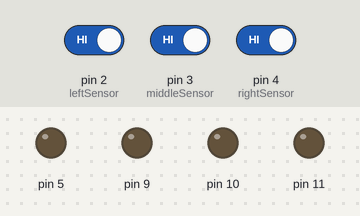
The sketch below on a simulated Arduino Uno, built with avr-gcc and run on an emulated ATmega328P. Shown: output pins drawn as LEDs (lit = HIGH). The inputs (shaded band) are chosen by the test bench; at power-on: pin 2 (leftSensor) HIGH, pin 3 (middleSensor) HIGH, pin 4 (rightSensor) HIGH.

Above: at 1.2 s.
1.3 s: pin 2 (leftSensor) driven LOW
At 2.3 s:
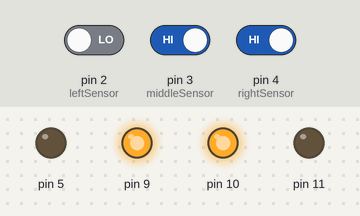
2.8 s: pin 2 (leftSensor) driven HIGH
At 3.4 s:
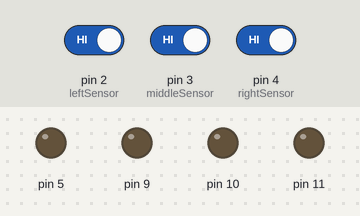
4.3 s: pin 3 (middleSensor) driven LOW
At 4.6 s:
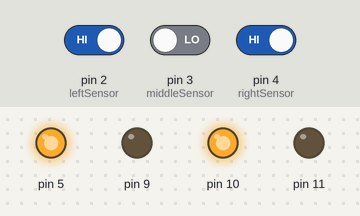
5.8 s: pin 4 (rightSensor) driven LOW
At 6.9 s:
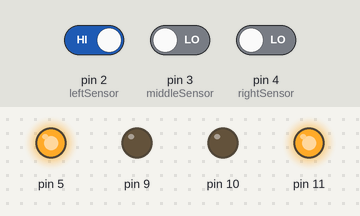
7.3 s: pin 4 (rightSensor) driven HIGH
At 8.1 s:
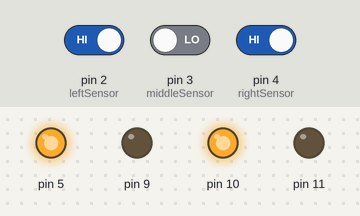
Timing chart, 0 to 9.8 s (numbered marks = the images above; inputs shaded):
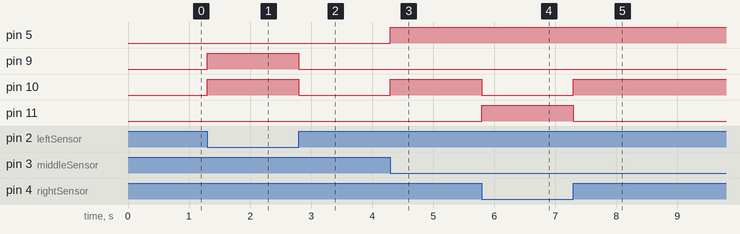

Measured:
- after the input at 1.3 s, pin 9, pin 10: LOW → HIGH at once
- after the input at 2.8 s, pin 9, pin 10: HIGH → LOW at once
- after the input at 4.3 s, pin 5, pin 10: LOW → HIGH at once
- after the input at 5.8 s, pin 10: HIGH → LOW at once; pin 11: LOW → HIGH at once
- after the input at 7.3 s, pin 10: LOW → HIGH at once; pin 11: HIGH → LOW at once

The sketch:

LineFollowingRobot.ino
```cpp
int leftSensor = 2;
int middleSensor = 3;
int rightSensor = 4;

//// PINS FOR INPUTS&OUTPUTS

void setup() {
  //// IR SENSOR PINS INPUTS
  pinMode(leftSensor, INPUT);
  pinMode(middleSensor, INPUT);
  pinMode(rightSensor, INPUT);

  //// PINS FOR MOTORS OUTPUTS
  pinMode(5, OUTPUT);
  pinMode(9, OUTPUT);
  pinMode(10, OUTPUT);
  pinMode(11, OUTPUT);
}

void loop() {
  int leftValue = digitalRead(leftSensor);
  int middleValue = digitalRead(middleSensor);
  int rightValue = digitalRead(rightSensor);

  // IF ALL SENSORS SENSORS DETECT BLACK MOVE, FORWARD
  if (leftValue == LOW && middleValue == LOW && rightValue == LOW) {
    moveForward();
  }
  // If left and middle sensors detect black, turn left
  else if (leftValue == LOW && middleValue == LOW) {
    turnLeft();
  }
  // If right and middle sensors detect black, turn right
  else if (rightValue == LOW && middleValue == LOW) {
    turnRight();
  }
  // If only middle sensor detects black, move forward
  else if (middleValue == LOW) {
    moveForward();
  }
  // If only left sensor detects black, turn left
  else if (leftValue == LOW) {
    turnLeft();
  }
  // If only right sensor detects black, turn right
  else if (rightValue == LOW) {
    turnRight();
  }
  // If no sensors detect black, stop
  else {
    stopMoving();
  }
}

void moveForward() {
  digitalWrite(5, HIGH);
  digitalWrite(9, LOW);
  digitalWrite(10, HIGH);
  digitalWrite(11, LOW);
}

void moveBackward() {
  digitalWrite(5, LOW);
  digitalWrite(9, HIGH);
  digitalWrite(10, LOW);
  digitalWrite(11, HIGH);
}

void turnLeft() {
  digitalWrite(5, LOW);
  digitalWrite(9, HIGH);
  digitalWrite(10, HIGH);
  digitalWrite(11, LOW);
}

void turnRight() {
  digitalWrite(5, HIGH);
  digitalWrite(9, LOW);
  digitalWrite(10, LOW);
  digitalWrite(11, HIGH);
}

void stopMoving() {
  digitalWrite(5, LOW);
  digitalWrite(9, LOW);
  digitalWrite(10, LOW);
  digitalWrite(11, LOW);
}
```
